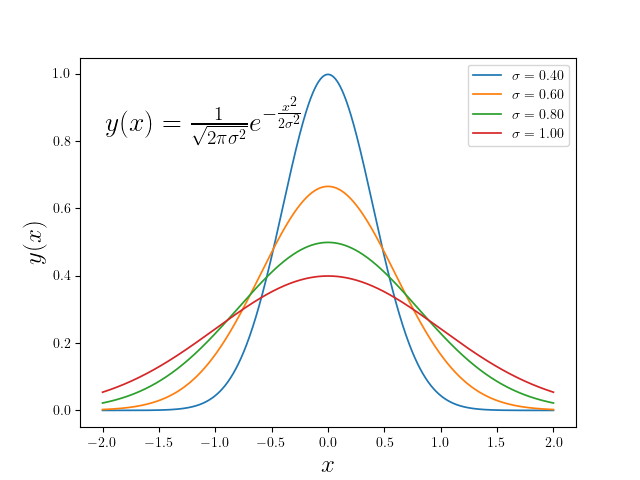

This figure's Python source:
#!/usr/bin/env python
"""
Program: tex_demo.py
         Text rendering With LaTeX
"""
import matplotlib as mpl
mpl.use('Agg')
import matplotlib.pyplot as plt
import numpy as np

# set to use latex fonts
plt.rcParams['text.usetex'] = True

# choose latex font
plt.rcParams['font.family'] = 'serif'

fig, ax = plt.subplots()

x = np.linspace(-2.0, 2.0, 10000) # The x-values
sigma = np.linspace(0.4, 1.0, 4)  # Some different values of sigma

# Here we evaluate a Gaussians for each sigma
gaussians = [(2*np.pi*s**2)**-0.5 * np.exp(-0.5*x**2/s**2) for s in sigma]
for s,y in zip(sigma, gaussians):
    ax.plot(x, y, lw=1.25, label=r"$\sigma = %3.2f$"%s)

# formula to display
formula = r"$y(x)=\frac{1}{\sqrt{2\pi\sigma^2}}e^{-\frac{x^2}{2\sigma^2}}$"
ax.text(0.05, 0.80, formula, transform=ax.transAxes, fontsize=20)

# configure axes labels
ax.set_xlabel(r"$x$", fontsize=18)
ax.set_ylabel(r"$y(x)$", fontsize=18)

# display legend
ax.legend()

# save figure as png
fig.savefig('tex_demo.png')
